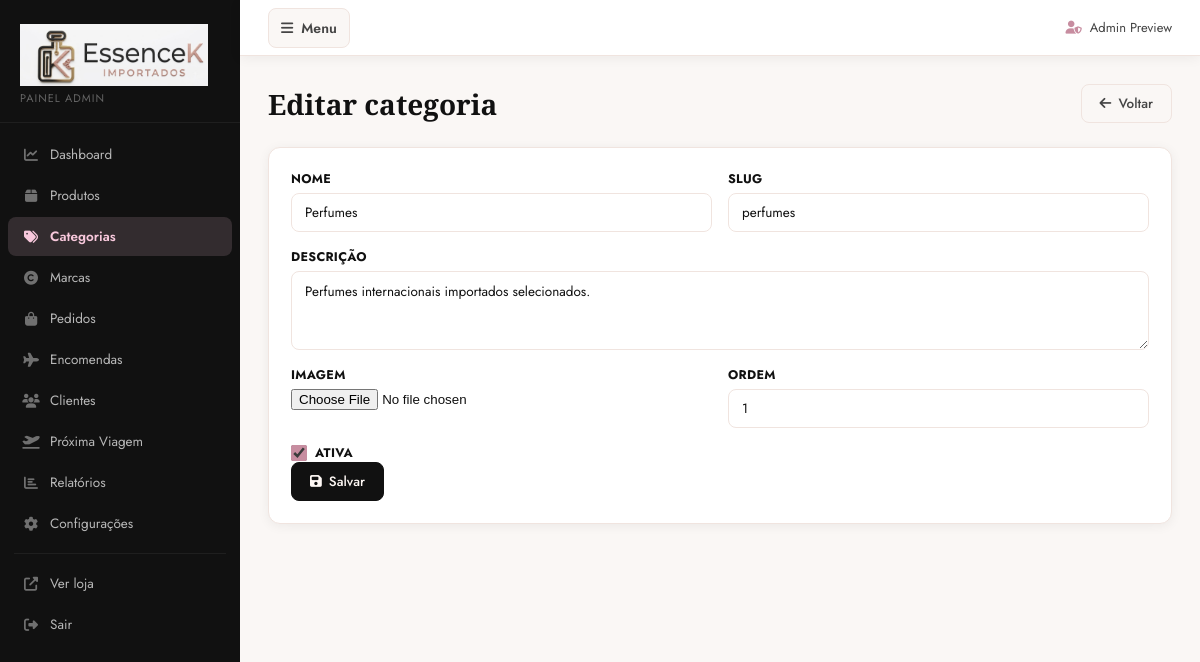
Screenshot of /painel/categorias/1/editar/ (signed in) with the database file from the repository.
### accounts/models.py (models this page shows, shortened)
class User(AbstractUser):
    email = models.EmailField('E-mail', unique=True)
    full_name = models.CharField('Nome completo', max_length=200)
    cpf = models.CharField('CPF', max_length=11, unique=True, null=True, blank=True)
    cpf_encrypted = EncryptedCharField('CPF criptografado', max_length=200, blank=True, default='')
    whatsapp = models.CharField('Telefone', max_length=11, unique=True, null=True, blank=True)
    whatsapp_encrypted = EncryptedCharField('Telefone criptografado', max_length=200, blank=True, default='')
    cep = models.CharField('CEP', max_length=9, blank=True)
    address = models.CharField('Endereço', max_length=255, blank=True)
    address_number = models.CharField('Número', max_length=20, blank=True)
    address_complement = models.CharField('Complemento', max_length=100, blank=True)
    neighborhood = models.CharField('Bairro', max_length=100, blank=True)
    city = models.CharField('Cidade', max_length=100, blank=True)
    state = models.CharField('Estado', max_length=2, blank=True)
    class Meta:
        verbose_name = 'Usuário'
        verbose_name_plural = 'Usuários'
        constraints = [
            models.UniqueConstraint(Lower('email'), name='accounts_user_email_ci_unique'),
        ]
    REQUIRED_FIELDS = ['email', 'full_name']

### products/models.py (models this page shows, shortened)
class Category(models.Model):
    name = models.CharField('Nome', max_length=100)
    slug = models.SlugField('Slug', unique=True)
    description = models.TextField('Descrição', blank=True)
    image = models.ImageField('Imagem', upload_to='categories/', blank=True, null=True)
    is_active = models.BooleanField('Ativa', default=True)
    order = models.PositiveIntegerField('Ordem', default=0)
    parent = models.ForeignKey('self', on_delete=models.CASCADE, null=True, blank=True, related_name='children', verbose_name='Categoria pai')
    class Meta:
        verbose_name = 'Categoria'
        verbose_name_plural = 'Categorias'
        ordering = ['order', 'name']

### dashboard/views.py (the view)
# urls.py: path('categorias/<int:pk>/editar/', views.category_edit, name='category_edit'),
@staff_member_required(login_url='/conta/entrar/')
def category_edit(request, pk=None):
    category = get_object_or_404(Category, pk=pk) if pk else None
    if request.method == 'POST':
        form = CategoryForm(request.POST, request.FILES, instance=category)
        if form.is_valid():
            cat = form.save()
            messages.success(request, f'Categoria "{cat.name}" salva!')
            return redirect('dashboard:categories')
    else:
        form = CategoryForm(instance=category)
    return render(request, 'dashboard/category_form.html', {
        'form': form,
        'category': category,
        'title': 'Editar categoria' if category else 'Nova categoria',
    })

### products/forms.py (shortened to what this page needs)
class CategoryForm(forms.ModelForm):
    class Meta:
        model = Category
        fields = ['name', 'slug', 'parent', 'description', 'image', 'is_active', 'order']
        widgets = {
            'description': forms.Textarea(attrs={'rows': 3}),
        }

### cart/context_processors.py (called while the page is built)
def cart_count(request):
    try:
        cart = get_cart(request)
        count = cart.total_items if cart else 0
    except (AttributeError, ValueError, KeyError):
        count = 0
    return {'cart_count': count}

### cart/models.py (called while the page is built)
    @property
    def total_items(self):
        return sum(item.quantity for item in self.items.all())

### core/context_processors.py (called while the page is built)
def store_settings(request):
    try:
        settings = StoreSettings.get_settings()
    except Exception:
        settings = None
    return {'store_settings': settings}

def exchange_rate(request):
    try:
        rate = get_active_exchange_rate()
    except Exception:
        rate = None
    return {
        'current_exchange_rate': rate,
        'current_exchange_rate_updated_label': rate_updated_label(rate),
    }

### core/encryption.py (called while the page is built)
    def from_db_value(self, value, expression, connection):
        if not value:
            return ''
        try:
            return decrypt_value(value)
        except Exception:
            return value

### core/models.py (called while the page is built)
    @classmethod
    def get_settings(cls):
        obj, _ = cls.objects.get_or_create(pk=1)
        return obj

### core/services.py (called while the page is built)
def get_active_exchange_rate():
    return ExchangeRate.objects.filter(
        currency_from='USD',
        currency_to='BRL',
        is_active=True,
    ).order_by('-updated_at').first()

def rate_updated_label(rate_obj):
    if not rate_obj:
        return ''
    local_time = timezone.localtime(rate_obj.updated_at)
    return local_time.strftime('%d/%m/%Y às %H:%M')

### templates/dashboard/category_form.html (shortened to what this page needs)
{% extends 'dashboard/base_dashboard.html' %}
{% load widget_tweaks %}
{% block content %}
<div class="dash-page-header">
  <h1>{{ title }}</h1>
  <a href="{% url 'dashboard:categories' %}" class="btn-dash btn-dash-ghost"><i class="fas fa-arrow-left"></i> Voltar</a>
</div>
<div class="dash-card">
  <form method="post" enctype="multipart/form-data" class="dash-form">
    <div class="form-row">
      <div class="form-group"><label>{{ form.name.label }}</label>{% render_field form.name class="dash-input" %}</div>
      <div class="form-group"><label>{{ form.slug.label }}</label>{% render_field form.slug class="dash-input" %}</div>
      <div class="form-group full"><label>{{ form.description.label }}</label>{% render_field form.description class="dash-textarea" %}</div>
      <div class="form-group"><label>{{ form.image.label }}</label>{% render_field form.image %}</div>
      <div class="form-group"><label>{{ form.order.label }}</label>{% render_field form.order class="dash-input" %}</div>
      <div class="form-group"><label class="toggle-label">{% render_field form.is_active %} {{ form.is_active.label }}</label></div>
    </div>
    <button type="submit" class="btn-dash btn-dash-primary"><i class="fas fa-save"></i> Salvar</button>
  </form>
</div>
{% endblock %}

### templates/dashboard/base_dashboard.html (shortened to what this page needs)
<!DOCTYPE html>
<html lang="pt-BR">
<head>
  <link rel="stylesheet" href="https://cdnjs.cloudflare.com/ajax/libs/font-awesome/6.5.0/css/all.min.css">
  {% load static %}
  <link rel="stylesheet" href="{% static 'css/dashboard.css' %}">
</head>
<body class="dashboard-body">
<div class="dashboard-layout">
  <aside class="dash-sidebar" id="dashSidebar">
    <div class="dash-brand">
      <img src="{% static 'img/brand/essence-k-logo-official-horizontal.png' %}" alt="Essence K Importados" class="dash-brand-logo">
      <span class="dash-sub">Painel Admin</span>
    </div>
    <nav class="dash-nav">
      <a href="{% url 'dashboard:home' %}" class="dash-nav-item {% if request.resolver_match.url_name == 'home' %}active{% endif %}">
        <i class="fas fa-chart-line"></i> Dashboard
      </a>
      <a href="{% url 'dashboard:products' %}" class="dash-nav-item {% if 'product' in request.resolver_match.url_name %}active{% endif %}">
        <i class="fas fa-box"></i> Produtos
      </a>
      <a href="{% url 'dashboard:categories' %}" class="dash-nav-item {% if 'categor' in request.resolver_match.url_name %}active{% endif %}">
        <i class="fas fa-tags"></i> Categorias
      </a>
      <a href="{% url 'dashboard:brands' %}" class="dash-nav-item {% if 'brand' in request.resolver_match.url_name %}active{% endif %}">
        <i class="fas fa-copyright"></i> Marcas
      </a>
      <a href="{% url 'dashboard:orders' %}" class="dash-nav-item {% if 'order' in request.resolver_match.url_name %}active{% endif %}">
        <i class="fas fa-shopping-bag"></i> Pedidos
      </a>
      <a href="{% url 'dashboard:pre_orders' %}" class="dash-nav-item {% if 'pre_order' in request.resolver_match.url_name %}active{% endif %}">
        <i class="fas fa-plane"></i> Encomendas
      </a>
      <a href="{% url 'dashboard:customers' %}" class="dash-nav-item {% if 'customer' in request.resolver_match.url_name %}active{% endif %}">
        <i class="fas fa-users"></i> Clientes
      </a>
      <a href="{% url 'dashboard:next_trip' %}" class="dash-nav-item {% if 'next_trip' in request.resolver_match.url_name %}active{% endif %}">
        <i class="fas fa-plane-departure"></i> Próxima Viagem
      </a>
      <a href="{% url 'dashboard:reports' %}" class="dash-nav-item {% if 'report' in request.resolver_match.url_name %}active{% endif %}">
        <i class="fas fa-chart-bar"></i> Relatórios
      </a>
      <a href="{% url 'dashboard:settings' %}" class="dash-nav-item {% if 'setting' in request.resolver_match.url_name %}active{% endif %}">
        <i class="fas fa-cog"></i> Configurações
      </a>
      <div class="dash-divider"></div>
      <a href="{% url 'home' %}" class="dash-nav-item" target="_blank" rel="noopener">
        <i class="fas fa-external-link-alt"></i> Ver loja
      </a>
      <a href="{% url 'logout' %}" class="dash-nav-item">
        <i class="fas fa-sign-out-alt"></i> Sair
      </a>
    </nav>
  </aside>
  <div class="dash-main">
    <header class="dash-header">
      <button class="sidebar-toggle" id="sidebarToggle" aria-controls="dashSidebar" aria-expanded="false">
        <i class="fas fa-bars"></i>
        <span>Menu</span>
      </button>
      <div class="dash-header-right">
        <span class="dash-user"><i class="fas fa-user-shield"></i> {{ request.user.full_name|default:request.user.username }}</span>
      </div>
    </header>
    <div class="dash-content">
      {% block content %}{% endblock %}
    </div>
  </div>
</div>
{% load static %}
</body>
</html>

### rows the page displays
User: user.full_name "Admin Preview"
Category: name "Perfumes", slug "perfumes", description "Perfumes internacionais importados selecionados.", order "1", is_active "☑"

### other values shown
{{ title }} "Editar categoria"
